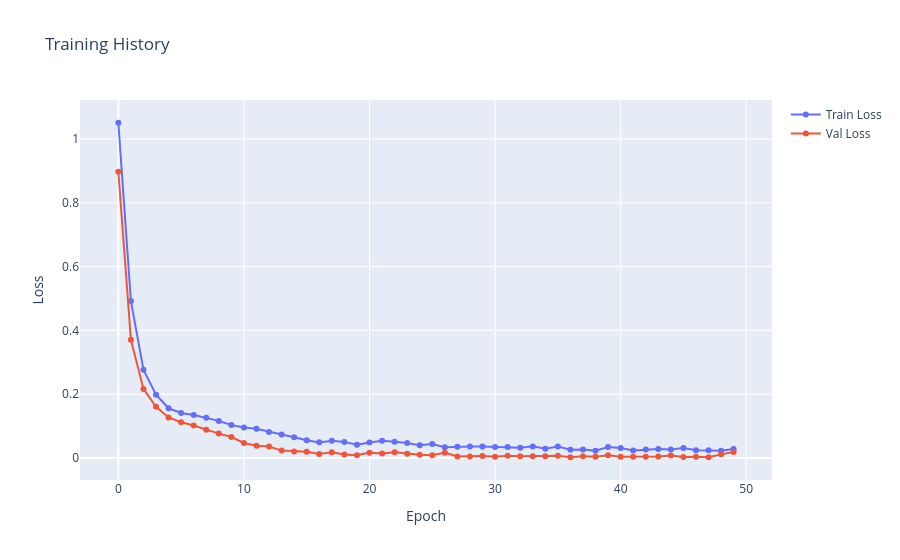

Source (notebook cell):
### Markdown cell above
## 7. Plot the Training and Validation Loss Curves

### Code cell
fig_hist = pyg.PlotHistory()
fig_hist.show()
